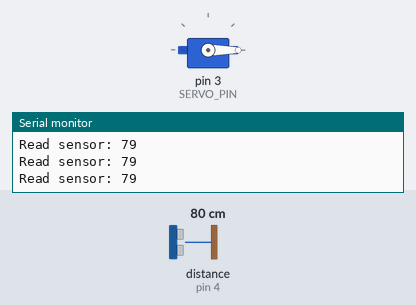
Recording of a sketch running on a simulated Arduino Uno, built with avr-gcc and run on an emulated ATmega328P. Parts: servo, the last lines printed to the serial monitor. Wiring (inferred from the names in the program): ultrasonic range finder: trigger pin 2; echo pin 4. Inputs (shaded band) come from the test bench; at power-on: distance to the obstacle (sensor on pin 4) 80 cm. The echo pulse lasts 58.3 µs per cm.

Above: at 4.0 s.
4.1 s: distance to the obstacle (sensor on pin 4) set to 27 cm
5.6 s: distance to the obstacle (sensor on pin 4) set to 24 cm
At 6.5 s:
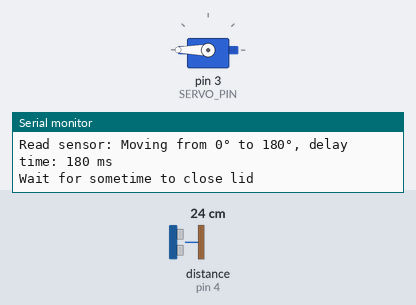
Timing chart, 0 to 8.6 s (numbered marks = the images above; inputs shaded):
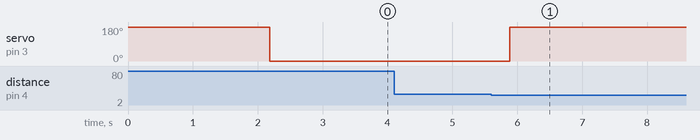

Measured:
- the behaviour switches between 26 and 25 cm on distance to the obstacle (sensor on pin 4) (found by bisection; images 0 and 1)
- after the input at 5.6 s, servo on pin 3 (SERVO_PIN): 0° → 180° after 0.29 s

The sketch:

SmartTrashStem.ino
```cpp
#include <Servo.h>

#define SERVO_PIN 3
#define TRIG_PIN 2  // Pin connected to the Trig pin of the sensor
#define ECHO_PIN 4 // Pin connected to the Echo pin of the sensor

#define DISTANCE_OPEN 25 //cm
#define OPEN_ANGLE 180 //degree
#define CLOSE_ANGLE 0 //degree
#define DELAY_OPEN_TIME 1000//ms
#define DELAY_READ_SENSOR 500 //ms

Servo myservo;  // create Servo object to control a servo
int currentAngle = 0; // Variable to track the current angle

int moveServoWithDelay(int currentAngle, int targetAngle);
long readUltrasonicDistance(int trigPin, int echoPin);
void playfulLidMovement(int cycles, int openAngle, int closeAngle, int speedDelay);
void playfulLidMovement2();
void playfulLidMovement3();
void playfulLidMovement4();
void setup() {
  Serial.begin(9600);
  myservo.attach(SERVO_PIN);  // attaches the servo on pin 9 to the Servo object
  pinMode(TRIG_PIN, OUTPUT);
  pinMode(ECHO_PIN, INPUT);

  currentAngle = moveServoWithDelay(currentAngle, OPEN_ANGLE);
  delay(2000);
  currentAngle = moveServoWithDelay(currentAngle, CLOSE_ANGLE);
  delay(DELAY_READ_SENSOR);

}

// int targetAngle = 0;
// int dir = 0;
// void testServo(){
//   if(currentAngle > 180)
//     dir = 1;
//   if(currentAngle < 0)
//     dir = 0;
//   if(dir)
//     targetAngle -= 10;
//   else
//     targetAngle += 10;
//   currentAngle = moveServoWithDelay(currentAngle, targetAngle);
// }


void loop() {
  Serial.print("Read sensor: ");
  long dis = readUltrasonicDistance(TRIG_PIN, ECHO_PIN);

  if(dis < DISTANCE_OPEN && dis >= 0){
    while(dis < DISTANCE_OPEN && dis > 0){
      currentAngle = moveServoWithDelay(currentAngle, OPEN_ANGLE);
      Serial.println("Wait for sometime to close lid");
      delay(DELAY_OPEN_TIME); // this sensor is not good to read continuously

      delay(DELAY_READ_SENSOR); // this sensor is not good to read continuously
      dis = readUltrasonicDistance(TRIG_PIN, ECHO_PIN);
      Serial.println(dis);
    }
    currentAngle = moveServoWithDelay(currentAngle, CLOSE_ANGLE);
    Serial.println("Closed lid");
    //playfulLidMovement3();
  }
  Serial.println(dis);
  delay(DELAY_READ_SENSOR);
}

// Function to set servo angle with calculated delay for SG90
int moveServoWithDelay(int currentAngle, int targetAngle) {
  // Calculate angle change
  int angleChange = abs(targetAngle - currentAngle);

  // Calculate delay time for SG90 servo (in milliseconds)
  int delayTime = angleChange * 1; // 0.12 sec for 60 degrees = 2 ms per degree

  // Move the servo to the target angle
  myservo.write(targetAngle);

  // Delay to allow the servo to reach the target position
  delay(delayTime);

  // Print the delay time for debugging
  Serial.print("Moving from ");
  Serial.print(currentAngle);
  Serial.print("° to ");
  Serial.print(targetAngle);
  Serial.print("°, delay time: ");
  Serial.print(delayTime);
  Serial.println(" ms");
  return targetAngle;
}

long readUltrasonicDistance(int trigPin, int echoPin) {
  // Set the timeout based on the maximum range (400 cm)
  const long timeout = 23300; // 23.3 ms for 400 cm round trip

  // Trigger the ultrasonic sensor
  digitalWrite(trigPin, LOW);
  delayMicroseconds(2);
  digitalWrite(trigPin, HIGH);
  delayMicroseconds(10); // Send a 10µs HIGH pulse
  digitalWrite(trigPin, LOW);

  // Read the echo pulse duration
  long duration = pulseIn(echoPin, HIGH, timeout);

  // Calculate the distance in cm
  long distance = (duration / 2) * 0.0343; // Divide by 2 for one-way trip

  // Return the distance (if no echo detected, return -1)
  if (duration == 0) {
    return -1; // Timeout occurred (no object detected within range)
  }
  return distance;
}


// Function to make the lid open and close repeatedly like a playful dog
void playfulLidMovement(int cycles, int openAngle, int closeAngle, int speedDelay) {
  for (int i = 0; i < cycles; i++) {
    currentAngle = moveServoWithDelay(currentAngle, openAngle); // Open the lid
    delay(speedDelay); // Quick pause while open
    currentAngle = moveServoWithDelay(currentAngle, closeAngle); // Close the lid
    delay(speedDelay); // Quick pause while closed

    // Debugging: Print current cycle info
    Serial.print("Playful movement cycle ");
    Serial.println(i + 1);
  }
}

void playfulLidMovement2(){
  playfulLidMovement(2, OPEN_ANGLE/2, CLOSE_ANGLE, 0);
  playfulLidMovement(1, OPEN_ANGLE/1, CLOSE_ANGLE, 0);
  playfulLidMovement(2, OPEN_ANGLE/2, CLOSE_ANGLE, 0);
}

void playfulLidMovement3(){
  playfulLidMovement(3, OPEN_ANGLE/2, CLOSE_ANGLE, 0);
}

void playfulLidMovement4(){
  playfulLidMovement(2, OPEN_ANGLE/1, CLOSE_ANGLE, 0);
}
```
